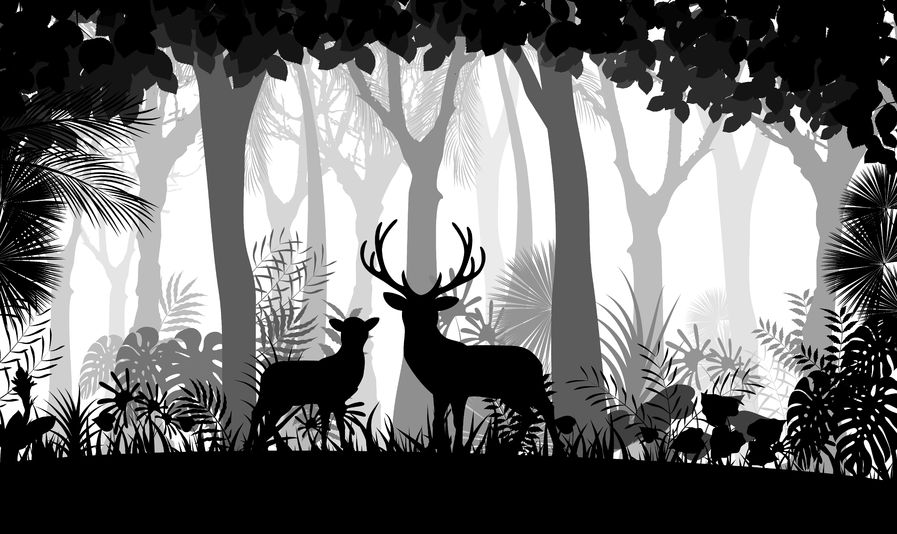
//> input picture Lab3/connected component/input.jpg, 897 x 534 px
$ ./lab3-1 '../connected component/input.jpg'   (built with g++ and OpenCV 4)
//> lines starting //> are read from the running program, lines starting //| are printed output that depends on the picture; after the words box and inside, x2 and y2 are one past the last pixel; in counts of white or black regions, pixels touching at a corner belong together
#include <bits/stdc++.h>
#include <iostream>
#include <opencv2/core/core.hpp>
#include <opencv2/highgui/highgui.hpp>
#include <opencv2/imgproc/imgproc.hpp>
//#include <opencv2/imgproc.hpp>

using namespace std;
using namespace cv;

void otsuThreshold(Mat& input, Mat& output);
void findHistogram(Mat& input, vector<int>& histo);
float variance(vector<int> values, float valuesMean, int NUM);
float average(vector<int> vec);

int main(int argc, char **argv){

	Mat input_img = imread(argv[1]);
//> input_img is the input picture: 534 rows x 897 cols, CV_8UC3; min 0, max 255, mean 109.5

	//since the bgr channel is used for default action, then the BGR 3 channel image must be converted to GREY channel
	cvtColor(input_img, input_img, CV_BGR2GRAY);
//> input_img: 534 rows x 897 cols, CV_8UC1

	Mat output_img = input_img.clone();
	otsuThreshold(input_img, output_img);


	//imshow("origin", input_img);
    imshow("otsu", output_img);
    waitKey(0);

    imwrite("output_result.jpg", output_img);

    return 0;
}

//Function for variance
float variance(vector<int> values, float valuesMean, int NUM){
	if(NUM == 0)
		return 0;

    int sum = 0;
    for (int i = 0; i < values.size(); i++)
    {
        sum += (values[i] - valuesMean) * (values[i] - valuesMean);
    }
    return (float)sum / NUM;
}


void otsuThreshold(Mat& input, Mat& output){

	float sum = 9999;
	int bestThreshold;

	vector<int> histo(256,0);
	findHistogram(input, histo);
//> after the loop in findHistogram, `for(int i=0;i<input.rows;i++)`: histo = 256 values, max 135490 at index 0, min 270 at index 106, mean 1871.1


	for(int i=0;i<256;i++){

		vector<int> small;
		vector<int> big;
		for(int j=0;j<i;j++){
			for(int k=0;k<histo[j];k++)
				small.push_back(j);
		}
		for(int j=i;j<256;j++){
			for(int k=0;k<histo[j];k++)
				big.push_back(j);
		}

		float averageS = average(small);
		float averageB = average(big);


		float newSum = small.size() * variance(small, averageS, small.size()) + big.size() * variance(big, averageB, big.size());
		if (sum == 9999){
			sum = newSum;
			bestThreshold = i;
		}
		else if(newSum <= sum){
			sum = newSum;
			bestThreshold = i;
		}
		// [15 lines of commented-out code are left out]

	}
//> after the loop, sum = -2.13e+09; bestThreshold = 8

	for(int i=0;i<input.rows;i++){
		for(int j=0;j<input.cols;j++){
			if(input.at<uchar>(i,j) < bestThreshold)
				output.at<uchar>(i,j) = 0;
			else
				output.at<uchar>(i,j) = 255;
		}
	}
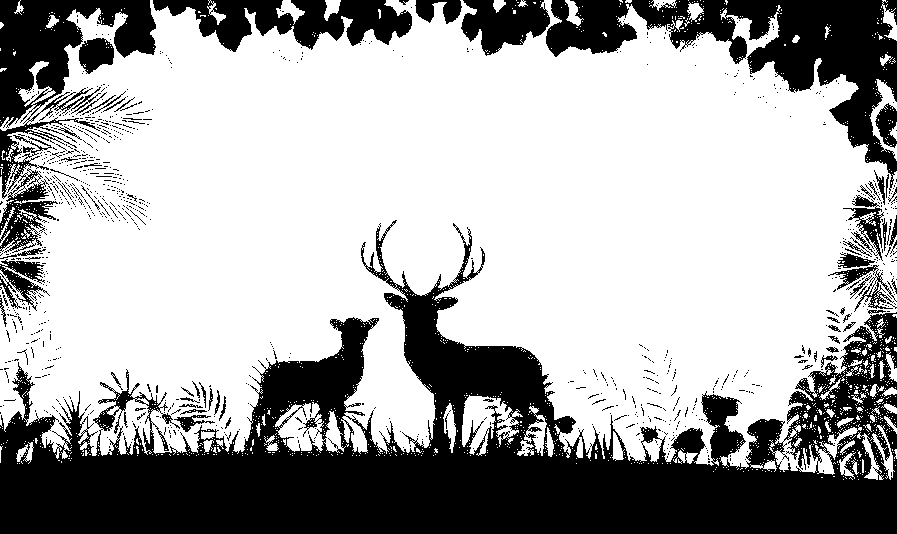
//> output: 534 rows x 897 cols, CV_8UC1; 65.9% white; 982 black regions (907 under 20 px), largest, box (x1, y1, x2, y2) and area: (0, 220, 897, 534) 108472, (546, 0, 897, 194) 20392, (0, 0, 156, 253) 13374

	cout << "Threshold: " << bestThreshold << endl;
//| Threshold: 8
}

void findHistogram(Mat& input, vector<int>& histo){
	for(int i=0;i<input.rows;i++){
		for(int j=0;j<input.cols;j++){
			histo[input.at<uchar>(i,j)]++;
		}
	}
}

float average(vector<int> vec){
	if(vec.size() == 0)
		return 0;

	int sum = 0;
	for(int i=0;i<vec.size();i++){
		sum += vec[i];
	}
	return (float)((float)sum / vec.size());
}
